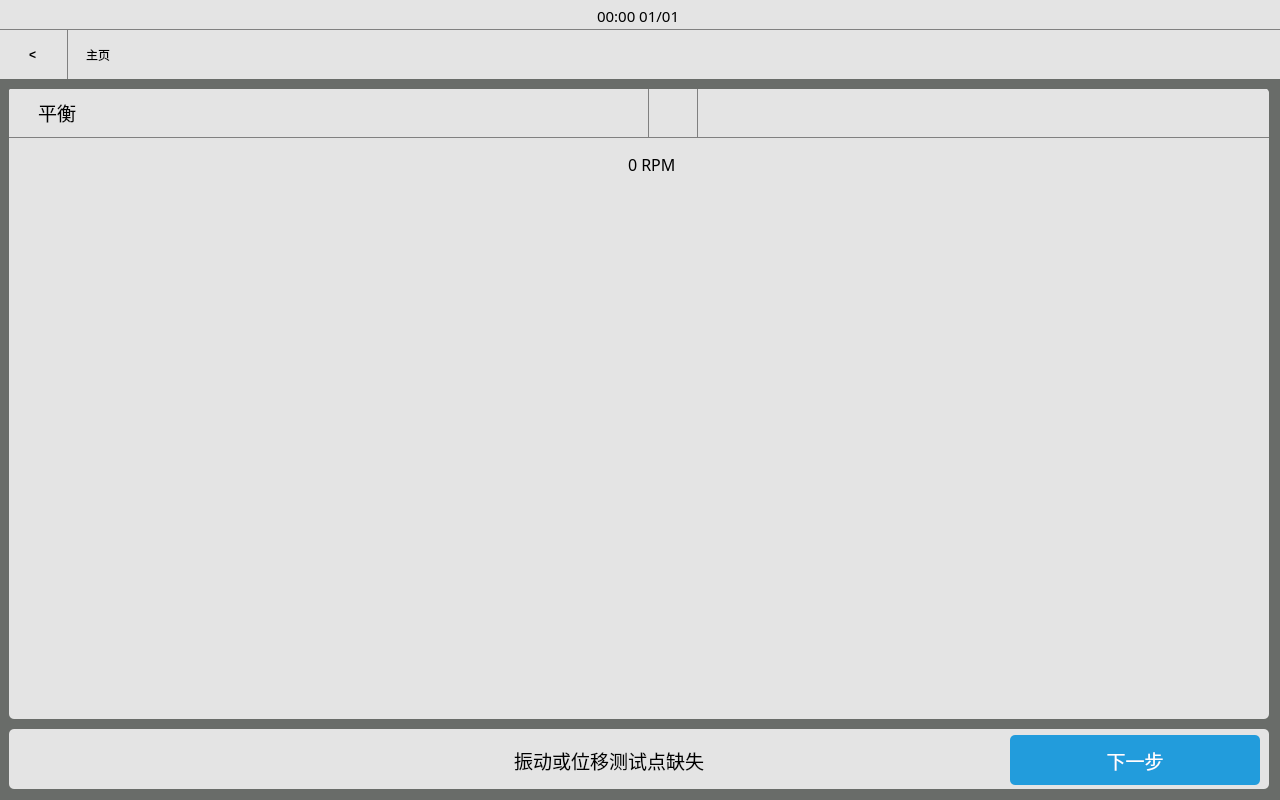
<?xml version="1.0" encoding="UTF-8"?>
<ui version="4.0">
 <class>BalanceMeasureScreenUI</class>
 <widget class="QWidget" name="BalanceMeasureScreenUI">
  <property name="geometry">
   <rect>
    <x>0</x>
    <y>0</y>
    <width>1280</width>
    <height>800</height>
   </rect>
  </property>
  <property name="minimumSize">
   <size>
    <width>1280</width>
    <height>800</height>
   </size>
  </property>
  <property name="maximumSize">
   <size>
    <width>1280</width>
    <height>800</height>
   </size>
  </property>
  <property name="styleSheet">
   <string notr="true"/>
  </property>
  <property name="BalanceMeasureScreenUI" stdset="0">
   <string>Form</string>
  </property>
  <widget class="QWidget" name="verticalLayoutWidget">
   <property name="geometry">
    <rect>
     <x>-1</x>
     <y>-1</y>
     <width>1281</width>
     <height>801</height>
    </rect>
   </property>
   <layout class="QVBoxLayout" name="vbaseLayout" stretch="3,5,72">
    <property name="spacing">
     <number>0</number>
    </property>
    <item>
     <widget class="QFrame" name="base_statebar">
      <property name="styleSheet">
       <string notr="true">QFrame {
                                background-color: rgb(228, 228, 228)
                                }</string>
      </property>
      <property name="frameShape">
       <enum>QFrame::NoFrame</enum>
      </property>
      <property name="frameShadow">
       <enum>QFrame::Plain</enum>
      </property>
      <widget class="QWidget" name="horizontalLayoutWidget">
       <property name="geometry">
        <rect>
         <x>-1</x>
         <y>0</y>
         <width>1281</width>
         <height>33</height>
        </rect>
       </property>
       <layout class="QHBoxLayout" name="hstateLayout">
        <item>
         <widget class="QLabel" name="stateLabel_l">
          <property name="text">
           <string/>
          </property>
         </widget>
        </item>
        <item>
         <spacer name="hstatespace_l">
          <property name="orientation">
           <enum>Qt::Horizontal</enum>
          </property>
          <property name="sizeHint" stdset="0">
           <size>
            <width>40</width>
            <height>20</height>
           </size>
          </property>
         </spacer>
        </item>
        <item>
         <widget class="QLabel" name="stateLabel_datetime">
          <property name="font">
           <font>
            <family>微软雅黑</family>
            <pointsize>11</pointsize>
            <weight>50</weight>
            <bold>false</bold>
           </font>
          </property>
          <property name="text">
           <string>00:00 01/01</string>
          </property>
         </widget>
        </item>
        <item>
         <spacer name="hstatespace_r">
          <property name="orientation">
           <enum>Qt::Horizontal</enum>
          </property>
          <property name="sizeHint" stdset="0">
           <size>
            <width>40</width>
            <height>20</height>
           </size>
          </property>
         </spacer>
        </item>
        <item>
         <widget class="QLabel" name="stateLabel_r">
          <property name="text">
           <string/>
          </property>
         </widget>
        </item>
       </layout>
      </widget>
     </widget>
    </item>
    <item>
     <widget class="QFrame" name="base_navigationbar">
      <property name="styleSheet">
       <string notr="true">QFrame {
                                background-color: rgb(228, 228, 228);
                                border-top: 1px solid gray;
                                }</string>
      </property>
      <widget class="QWidget" name="horizontalLayoutWidget_2">
       <property name="geometry">
        <rect>
         <x>-1</x>
         <y>0</y>
         <width>1281</width>
         <height>52</height>
        </rect>
       </property>
       <layout class="QHBoxLayout" name="hnavigationLayout" stretch="0,121">
        <item>
         <widget class="QPushButton" name="naviBackBtn">
          <property name="minimumSize">
           <size>
            <width>70</width>
            <height>50</height>
           </size>
          </property>
          <property name="styleSheet">
           <string notr="true">QPushButton {
    border: none;
    background-color: rgb(228, 228, 228);
    color: black;
    padding: 5px;
    font: 18pt &quot;宋体&quot;;
    font-weight: bold;
    border-right:1px solid gray
}</string>
          </property>
          <property name="text">
           <string>&lt;</string>
          </property>
         </widget>
        </item>
        <item>
         <widget class="QWidget" name="widget" native="true">
          <widget class="QWidget" name="horizontalLayoutWidget_3">
           <property name="geometry">
            <rect>
             <x>-1</x>
             <y>0</y>
             <width>1211</width>
             <height>52</height>
            </rect>
           </property>
           <layout class="QHBoxLayout" name="horizontalLayout">
            <item>
             <widget class="QPushButton" name="naviBtn_l">
              <property name="minimumSize">
               <size>
                <width>50</width>
                <height>50</height>
               </size>
              </property>
              <property name="sizeIncrement">
               <size>
                <width>0</width>
                <height>0</height>
               </size>
              </property>
              <property name="styleSheet">
               <string notr="true">QPushButton {
    font: 14pt &quot;微软雅黑&quot;;
    border: none;
    background-color: rgb(228, 228, 228);
    }
</string>
              </property>
              <property name="text">
               <string>主页</string>
              </property>
             </widget>
            </item>
            <item>
             <widget class="QLabel" name="naviDirectoryBtn">
              <property name="styleSheet">
               <string notr="true">QLabel {
                                                                font: 14pt &quot;微软雅黑&quot;;
                                                                }</string>
              </property>
              <property name="text">
               <string/>
              </property>
             </widget>
            </item>
            <item>
             <spacer name="hNavilSpacer">
              <property name="orientation">
               <enum>Qt::Horizontal</enum>
              </property>
              <property name="sizeHint" stdset="0">
               <size>
                <width>40</width>
                <height>20</height>
               </size>
              </property>
             </spacer>
            </item>
            <item>
             <widget class="QPushButton" name="naviHelpBtn">
              <property name="minimumSize">
               <size>
                <width>50</width>
                <height>50</height>
               </size>
              </property>
              <property name="baseSize">
               <size>
                <width>40</width>
                <height>40</height>
               </size>
              </property>
              <property name="styleSheet">
               <string notr="true">QPushButton {
                                                                border: none;
                                                                background-color: rgb(228, 228,
                                                                228);
                                                                color: black;
                                                                padding: 5px;
                                                                }</string>
              </property>
              <property name="text">
               <string/>
              </property>
              <property name="icon">
               <iconset>
                <normalon>:/base_assets/base_assets/help.png</normalon>
               </iconset>
              </property>
              <property name="iconSize">
               <size>
                <width>40</width>
                <height>40</height>
               </size>
              </property>
             </widget>
            </item>
            <item>
             <widget class="QPushButton" name="naviSettingBtn">
              <property name="minimumSize">
               <size>
                <width>50</width>
                <height>50</height>
               </size>
              </property>
              <property name="styleSheet">
               <string notr="true">QPushButton {
                                                                border: none;
                                                                background-color: rgb(228, 228,
                                                                228);
                                                                color: black;
                                                                padding: 5px;
                                                                }</string>
              </property>
              <property name="text">
               <string/>
              </property>
              <property name="icon">
               <iconset>
                <normalon>:/base_assets/base_assets/setting.png</normalon>
               </iconset>
              </property>
              <property name="iconSize">
               <size>
                <width>40</width>
                <height>40</height>
               </size>
              </property>
             </widget>
            </item>
            <item>
             <widget class="QPushButton" name="naviHamburgerBtn">
              <property name="minimumSize">
               <size>
                <width>50</width>
                <height>50</height>
               </size>
              </property>
              <property name="styleSheet">
               <string notr="true">QPushButton {
                                                                border: none;
                                                                background-color: rgb(228, 228,
                                                                228);
                                                                color: black;
                                                                padding: 5px;
                                                                }</string>
              </property>
              <property name="text">
               <string/>
              </property>
              <property name="icon">
               <iconset>
                <normalon>:/navigation/hamburger/base_assets/hamburger.png</normalon>
               </iconset>
              </property>
              <property name="iconSize">
               <size>
                <width>40</width>
                <height>40</height>
               </size>
              </property>
             </widget>
            </item>
            <item>
             <spacer name="hNavilMarginSpacer">
              <property name="orientation">
               <enum>Qt::Horizontal</enum>
              </property>
              <property name="sizeType">
               <enum>QSizePolicy::Fixed</enum>
              </property>
              <property name="sizeHint" stdset="0">
               <size>
                <width>20</width>
                <height>20</height>
               </size>
              </property>
             </spacer>
            </item>
           </layout>
          </widget>
         </widget>
        </item>
       </layout>
      </widget>
     </widget>
    </item>
    <item>
     <widget class="QWidget" name="base_workspace" native="true">
      <property name="styleSheet">
       <string notr="true">/* background-color: rgb(122, 132, 131); */
                                background-color: rgb(105, 108, 105);</string>
      </property>
      <widget class="QWidget" name="workspaceContainer" native="true">
       <property name="geometry">
        <rect>
         <x>10</x>
         <y>10</y>
         <width>1260</width>
         <height>630</height>
        </rect>
       </property>
       <property name="styleSheet">
        <string notr="true">QWidget {
	background-color: rgb(228, 228, 228);
	border-radius: 5px;
}

</string>
       </property>
       <widget class="QWidget" name="verticalLayoutWidget_2">
        <property name="geometry">
         <rect>
          <x>-1</x>
          <y>-1</y>
          <width>1261</width>
          <height>626</height>
         </rect>
        </property>
        <layout class="QVBoxLayout" name="verticalLayout">
         <property name="spacing">
          <number>0</number>
         </property>
         <item>
          <widget class="QWidget" name="workspaceSetBar" native="true">
           <property name="minimumSize">
            <size>
             <width>0</width>
             <height>50</height>
            </size>
           </property>
           <property name="maximumSize">
            <size>
             <width>16777215</width>
             <height>50</height>
            </size>
           </property>
           <property name="styleSheet">
            <string notr="true">QWidget {
	border: none;
	border-bottom: 1px solid gray;
	background-color: transparent;
	border-radius: 0px;

}</string>
           </property>
           <widget class="QWidget" name="horizontalLayoutWidget_4">
            <property name="geometry">
             <rect>
              <x>0</x>
              <y>-4</y>
              <width>1261</width>
              <height>56</height>
             </rect>
            </property>
            <layout class="QHBoxLayout" name="horizontalLayout_2">
             <property name="spacing">
              <number>0</number>
             </property>
             <item>
              <spacer name="horizontalSpacer">
               <property name="orientation">
                <enum>Qt::Horizontal</enum>
               </property>
               <property name="sizeType">
                <enum>QSizePolicy::Fixed</enum>
               </property>
               <property name="sizeHint" stdset="0">
                <size>
                 <width>30</width>
                 <height>20</height>
                </size>
               </property>
              </spacer>
             </item>
             <item>
              <widget class="QLabel" name="setupBarLabel">
               <property name="font">
                <font>
                 <family>微软雅黑</family>
                 <pointsize>14</pointsize>
                </font>
               </property>
               <property name="styleSheet">
                <string notr="true">QLabel {
	border: none
}</string>
               </property>
               <property name="text">
                <string>平衡</string>
               </property>
              </widget>
             </item>
             <item>
              <spacer name="horizontalSpacer_3">
               <property name="orientation">
                <enum>Qt::Horizontal</enum>
               </property>
               <property name="sizeHint" stdset="0">
                <size>
                 <width>40</width>
                 <height>20</height>
                </size>
               </property>
              </spacer>
             </item>
             <item>
              <widget class="QPushButton" name="setupListButton">
               <property name="minimumSize">
                <size>
                 <width>50</width>
                 <height>50</height>
                </size>
               </property>
               <property name="maximumSize">
                <size>
                 <width>50</width>
                 <height>50</height>
                </size>
               </property>
               <property name="styleSheet">
                <string notr="true">QPushButton {
	border: none;
	border-radius: 0;

}</string>
               </property>
               <property name="text">
                <string/>
               </property>
               <property name="icon">
                <iconset>
                 <normalon>:/balancesetup/balancingsetup_assets/icon_balancesetup_list_gray.svg</normalon>
                </iconset>
               </property>
               <property name="iconSize">
                <size>
                 <width>25</width>
                 <height>25</height>
                </size>
               </property>
              </widget>
             </item>
             <item>
              <widget class="QPushButton" name="realtimeSensorButton">
               <property name="minimumSize">
                <size>
                 <width>50</width>
                 <height>50</height>
                </size>
               </property>
               <property name="maximumSize">
                <size>
                 <width>50</width>
                 <height>50</height>
                </size>
               </property>
               <property name="styleSheet">
                <string notr="true">QPushButton {
	border: none;
	border-right: 1px solid gray;
	border-left: 1px solid gray;
	border-radius: 0;

}</string>
               </property>
               <property name="text">
                <string/>
               </property>
               <property name="icon">
                <iconset>
                 <normalon>:/balancesetup/balancingsetup_assets/icon_balancesetup_eye_50.svg</normalon>
                </iconset>
               </property>
               <property name="iconSize">
                <size>
                 <width>30</width>
                 <height>30</height>
                </size>
               </property>
              </widget>
             </item>
             <item>
              <widget class="QPushButton" name="balanceSetupButton">
               <property name="minimumSize">
                <size>
                 <width>50</width>
                 <height>50</height>
                </size>
               </property>
               <property name="maximumSize">
                <size>
                 <width>50</width>
                 <height>50</height>
                </size>
               </property>
               <property name="styleSheet">
                <string notr="true">QPushButton {
	border: none;
	border-radius: 0;

}</string>
               </property>
               <property name="text">
                <string/>
               </property>
               <property name="icon">
                <iconset>
                 <normalon>:/balancesetup/balancingsetup_assets/icon_balancesetup_setting_gray_v.svg</normalon>
                </iconset>
               </property>
               <property name="iconSize">
                <size>
                 <width>30</width>
                 <height>30</height>
                </size>
               </property>
              </widget>
             </item>
             <item>
              <spacer name="horizontalSpacer_2">
               <property name="orientation">
                <enum>Qt::Horizontal</enum>
               </property>
               <property name="sizeHint" stdset="0">
                <size>
                 <width>40</width>
                 <height>20</height>
                </size>
               </property>
              </spacer>
             </item>
            </layout>
           </widget>
          </widget>
         </item>
         <item>
          <widget class="QWidget" name="workspaceStateBar" native="true">
           <property name="minimumSize">
            <size>
             <width>0</width>
             <height>50</height>
            </size>
           </property>
           <property name="maximumSize">
            <size>
             <width>16777215</width>
             <height>50</height>
            </size>
           </property>
           <property name="styleSheet">
            <string notr="true">QWidget {
	border: none;
	background-color: rgb(228, 228, 228);
	border-radius: 0px;
}</string>
           </property>
           <widget class="QWidget" name="horizontalLayoutWidget_5">
            <property name="geometry">
             <rect>
              <x>-1</x>
              <y>0</y>
              <width>1261</width>
              <height>52</height>
             </rect>
            </property>
            <layout class="QHBoxLayout" name="horizontalLayout_3">
             <property name="spacing">
              <number>0</number>
             </property>
             <item>
              <spacer name="horizontalSpacer_7">
               <property name="orientation">
                <enum>Qt::Horizontal</enum>
               </property>
               <property name="sizeType">
                <enum>QSizePolicy::Fixed</enum>
               </property>
               <property name="sizeHint" stdset="0">
                <size>
                 <width>60</width>
                 <height>20</height>
                </size>
               </property>
              </spacer>
             </item>
             <item>
              <widget class="QPushButton" name="eventButton">
               <property name="minimumSize">
                <size>
                 <width>50</width>
                 <height>50</height>
                </size>
               </property>
               <property name="maximumSize">
                <size>
                 <width>50</width>
                 <height>50</height>
                </size>
               </property>
               <property name="styleSheet">
                <string notr="true">QPushButton {
	border: none;
}</string>
               </property>
               <property name="text">
                <string/>
               </property>
               <property name="icon">
                <iconset>
                 <normalon>:/balancesetup/balancingsetup_assets/icon_balancesetup_collect_gray.svg</normalon>
                </iconset>
               </property>
               <property name="iconSize">
                <size>
                 <width>30</width>
                 <height>30</height>
                </size>
               </property>
              </widget>
             </item>
             <item>
              <widget class="QPushButton" name="liveSensorIconLabel">
               <property name="minimumSize">
                <size>
                 <width>50</width>
                 <height>50</height>
                </size>
               </property>
               <property name="maximumSize">
                <size>
                 <width>50</width>
                 <height>50</height>
                </size>
               </property>
               <property name="styleSheet">
                <string notr="true">QPushButton {
	border: none;
}</string>
               </property>
               <property name="text">
                <string/>
               </property>
               <property name="icon">
                <iconset>
                 <normalon>:/balancesetup/balancingsetup_assets/icon_balancesetup_camera_64.png</normalon>
                </iconset>
               </property>
               <property name="iconSize">
                <size>
                 <width>30</width>
                 <height>30</height>
                </size>
               </property>
              </widget>
             </item>
             <item>
              <widget class="QWidget" name="switchWidget" native="true">
               <property name="minimumSize">
                <size>
                 <width>60</width>
                 <height>40</height>
                </size>
               </property>
               <property name="maximumSize">
                <size>
                 <width>60</width>
                 <height>40</height>
                </size>
               </property>
               <property name="styleSheet">
                <string notr="true"/>
               </property>
              </widget>
             </item>
             <item>
              <spacer name="horizontalSpacer_5">
               <property name="orientation">
                <enum>Qt::Horizontal</enum>
               </property>
               <property name="sizeHint" stdset="0">
                <size>
                 <width>40</width>
                 <height>20</height>
                </size>
               </property>
              </spacer>
             </item>
             <item>
              <widget class="QPushButton" name="updateSpeedButton">
               <property name="minimumSize">
                <size>
                 <width>50</width>
                 <height>50</height>
                </size>
               </property>
               <property name="maximumSize">
                <size>
                 <width>50</width>
                 <height>50</height>
                </size>
               </property>
               <property name="styleSheet">
                <string notr="true">QPushButton {
	border: none;
}</string>
               </property>
               <property name="text">
                <string/>
               </property>
               <property name="icon">
                <iconset>
                 <normalon>:/balancesetup/balancingsetup_assets/icon_balancesetup_anticlockwise_gray.svg</normalon>
                </iconset>
               </property>
               <property name="iconSize">
                <size>
                 <width>30</width>
                 <height>30</height>
                </size>
               </property>
              </widget>
             </item>
             <item>
              <widget class="QLabel" name="speedShowLabel">
               <property name="minimumSize">
                <size>
                 <width>150</width>
                 <height>50</height>
                </size>
               </property>
               <property name="maximumSize">
                <size>
                 <width>150</width>
                 <height>50</height>
                </size>
               </property>
               <property name="font">
                <font>
                 <family>微软雅黑</family>
                 <pointsize>12</pointsize>
                </font>
               </property>
               <property name="styleSheet">
                <string notr="true">QLabel {
	border: none;
}</string>
               </property>
               <property name="text">
                <string>0 RPM</string>
               </property>
              </widget>
             </item>
             <item>
              <spacer name="horizontalSpacer_6">
               <property name="orientation">
                <enum>Qt::Horizontal</enum>
               </property>
               <property name="sizeHint" stdset="0">
                <size>
                 <width>40</width>
                 <height>20</height>
                </size>
               </property>
              </spacer>
             </item>
             <item>
              <widget class="QLabel" name="machineIconLabel">
               <property name="minimumSize">
                <size>
                 <width>80</width>
                 <height>50</height>
                </size>
               </property>
               <property name="maximumSize">
                <size>
                 <width>50</width>
                 <height>50</height>
                </size>
               </property>
               <property name="styleSheet">
                <string notr="true">QLabel {
	border: none;
}</string>
               </property>
               <property name="text">
                <string/>
               </property>
               <property name="pixmap">
                <pixmap resource="../../assets/assets.qrc">:/balancesetup/balancingsetup_assets/icon_balancesetup_ motor.svg</pixmap>
               </property>
               <property name="scaledContents">
                <bool>true</bool>
               </property>
               <property name="alignment">
                <set>Qt::AlignCenter</set>
               </property>
              </widget>
             </item>
             <item>
              <spacer name="horizontalSpacer_4">
               <property name="orientation">
                <enum>Qt::Horizontal</enum>
               </property>
               <property name="sizeType">
                <enum>QSizePolicy::Fixed</enum>
               </property>
               <property name="sizeHint" stdset="0">
                <size>
                 <width>60</width>
                 <height>20</height>
                </size>
               </property>
              </spacer>
             </item>
            </layout>
           </widget>
          </widget>
         </item>
         <item>
          <widget class="QScrollArea" name="scrollArea">
           <property name="font">
            <font>
             <family>微软雅黑</family>
             <pointsize>14</pointsize>
            </font>
           </property>
           <property name="styleSheet">
            <string notr="true">QScrollArea {
	border: none;
	background-color: rgb(228, 228, 228);
}</string>
           </property>
           <property name="widgetResizable">
            <bool>true</bool>
           </property>
           <widget class="QWidget" name="scrollAreaWidgetContents">
            <property name="geometry">
             <rect>
              <x>0</x>
              <y>0</y>
              <width>1259</width>
              <height>524</height>
             </rect>
            </property>
            <property name="styleSheet">
             <string notr="true">QWidget {
	border: none;
	background-color: rgb(228, 228, 228);

}
</string>
            </property>
           </widget>
          </widget>
         </item>
        </layout>
       </widget>
      </widget>
      <widget class="QWidget" name="buttomContainer" native="true">
       <property name="geometry">
        <rect>
         <x>10</x>
         <y>650</y>
         <width>1260</width>
         <height>60</height>
        </rect>
       </property>
       <property name="styleSheet">
        <string notr="true">QWidget {
	background-color: rgb(228, 228, 228);
	border-radius: 5px;
}</string>
       </property>
       <widget class="QWidget" name="horizontalLayoutWidget_6">
        <property name="geometry">
         <rect>
          <x>5</x>
          <y>5</y>
          <width>1246</width>
          <height>52</height>
         </rect>
        </property>
        <layout class="QHBoxLayout" name="horizontalLayout_4">
         <item>
          <spacer name="horizontalSpacer_8">
           <property name="orientation">
            <enum>Qt::Horizontal</enum>
           </property>
           <property name="sizeType">
            <enum>QSizePolicy::Fixed</enum>
           </property>
           <property name="sizeHint" stdset="0">
            <size>
             <width>500</width>
             <height>20</height>
            </size>
           </property>
          </spacer>
         </item>
         <item>
          <widget class="QLabel" name="buttomstateLabel">
           <property name="font">
            <font>
             <family>微软雅黑</family>
             <pointsize>14</pointsize>
            </font>
           </property>
           <property name="text">
            <string>振动或位移测试点缺失</string>
           </property>
          </widget>
         </item>
         <item>
          <spacer name="horizontalSpacer_9">
           <property name="orientation">
            <enum>Qt::Horizontal</enum>
           </property>
           <property name="sizeHint" stdset="0">
            <size>
             <width>40</width>
             <height>20</height>
            </size>
           </property>
          </spacer>
         </item>
         <item>
          <widget class="QPushButton" name="nextButton">
           <property name="minimumSize">
            <size>
             <width>250</width>
             <height>50</height>
            </size>
           </property>
           <property name="font">
            <font>
             <family>微软雅黑</family>
             <pointsize>14</pointsize>
            </font>
           </property>
           <property name="styleSheet">
            <string notr="true">QPushButton {
	background-color: rgb(34, 156, 220);
	color: rgb(255, 255, 255);
}</string>
           </property>
           <property name="text">
            <string>下一步</string>
           </property>
          </widget>
         </item>
        </layout>
       </widget>
      </widget>
     </widget>
    </item>
   </layout>
   <zorder>base_navigationbar</zorder>
   <zorder>base_workspace</zorder>
   <zorder>base_statebar</zorder>
  </widget>
 </widget>
 <resources>
  <include location="../../assets/assets.qrc"/>
  <include location="C:/Users/28581_000/assets/assets.qrc"/>
 </resources>
 <connections/>
</ui>
